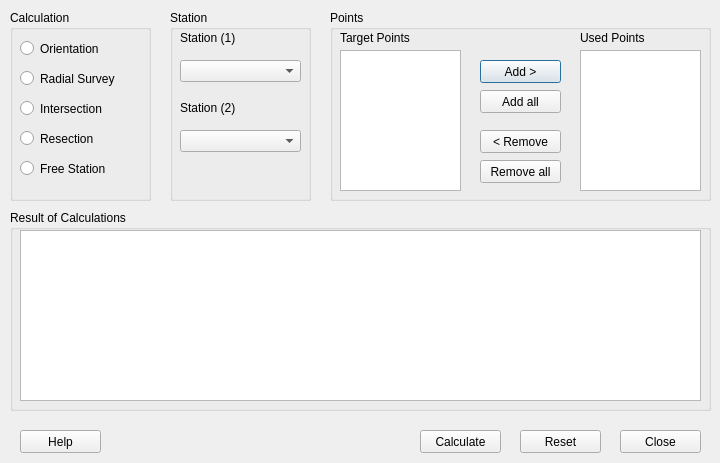
<?xml version="1.0" encoding="UTF-8"?>
<ui version="4.0">
 <class>SingleCalcDialog</class>
 <widget class="QDialog" name="SingleCalcDialog">
  <property name="geometry">
   <rect>
    <x>0</x>
    <y>0</y>
    <width>720</width>
    <height>463</height>
   </rect>
  </property>
  <property name="sizePolicy">
   <sizepolicy hsizetype="Fixed" vsizetype="Fixed">
    <horstretch>0</horstretch>
    <verstretch>0</verstretch>
   </sizepolicy>
  </property>
  <property name="minimumSize">
   <size>
    <width>720</width>
    <height>463</height>
   </size>
  </property>
  <property name="maximumSize">
   <size>
    <width>720</width>
    <height>463</height>
   </size>
  </property>
  <property name="windowTitle">
   <string>Single Point Calculations</string>
  </property>
  <widget class="QGroupBox" name="RadioGroup">
   <property name="geometry">
    <rect>
     <x>10</x>
     <y>10</y>
     <width>141</width>
     <height>191</height>
    </rect>
   </property>
   <property name="sizePolicy">
    <sizepolicy hsizetype="Fixed" vsizetype="Fixed">
     <horstretch>0</horstretch>
     <verstretch>0</verstretch>
    </sizepolicy>
   </property>
   <property name="title">
    <string>Calculation</string>
   </property>
   <property name="flat">
    <bool>false</bool>
   </property>
   <property name="checkable">
    <bool>false</bool>
   </property>
   <widget class="QRadioButton" name="OrientRadio">
    <property name="geometry">
     <rect>
      <x>10</x>
      <y>30</y>
      <width>151</width>
      <height>17</height>
     </rect>
    </property>
    <property name="sizePolicy">
     <sizepolicy hsizetype="Fixed" vsizetype="Fixed">
      <horstretch>0</horstretch>
      <verstretch>0</verstretch>
     </sizepolicy>
    </property>
    <property name="toolTip">
     <string>Calculate orientation angle  on stations</string>
    </property>
    <property name="text">
     <string>Orientation</string>
    </property>
    <attribute name="buttonGroup">
     <string notr="true">radioButtonGroup</string>
    </attribute>
   </widget>
   <widget class="QRadioButton" name="RadialRadio">
    <property name="geometry">
     <rect>
      <x>10</x>
      <y>60</y>
      <width>161</width>
      <height>17</height>
     </rect>
    </property>
    <property name="sizePolicy">
     <sizepolicy hsizetype="Fixed" vsizetype="Fixed">
      <horstretch>0</horstretch>
      <verstretch>0</verstretch>
     </sizepolicy>
    </property>
    <property name="text">
     <string>Radial Survey</string>
    </property>
    <attribute name="buttonGroup">
     <string notr="true">radioButtonGroup</string>
    </attribute>
   </widget>
   <widget class="QRadioButton" name="IntersectRadio">
    <property name="geometry">
     <rect>
      <x>10</x>
      <y>90</y>
      <width>151</width>
      <height>17</height>
     </rect>
    </property>
    <property name="sizePolicy">
     <sizepolicy hsizetype="Fixed" vsizetype="Fixed">
      <horstretch>0</horstretch>
      <verstretch>0</verstretch>
     </sizepolicy>
    </property>
    <property name="text">
     <string>Intersection</string>
    </property>
    <attribute name="buttonGroup">
     <string notr="true">radioButtonGroup</string>
    </attribute>
   </widget>
   <widget class="QRadioButton" name="ResectionRadio">
    <property name="geometry">
     <rect>
      <x>10</x>
      <y>120</y>
      <width>141</width>
      <height>17</height>
     </rect>
    </property>
    <property name="sizePolicy">
     <sizepolicy hsizetype="Fixed" vsizetype="Fixed">
      <horstretch>0</horstretch>
      <verstretch>0</verstretch>
     </sizepolicy>
    </property>
    <property name="text">
     <string>Resection</string>
    </property>
    <attribute name="buttonGroup">
     <string notr="true">radioButtonGroup</string>
    </attribute>
   </widget>
   <widget class="QRadioButton" name="FreeRadio">
    <property name="geometry">
     <rect>
      <x>10</x>
      <y>150</y>
      <width>141</width>
      <height>17</height>
     </rect>
    </property>
    <property name="sizePolicy">
     <sizepolicy hsizetype="Fixed" vsizetype="Fixed">
      <horstretch>0</horstretch>
      <verstretch>0</verstretch>
     </sizepolicy>
    </property>
    <property name="text">
     <string>Free Station</string>
    </property>
    <attribute name="buttonGroup">
     <string notr="true">radioButtonGroup</string>
    </attribute>
   </widget>
  </widget>
  <widget class="QGroupBox" name="PointsGroup">
   <property name="geometry">
    <rect>
     <x>330</x>
     <y>10</y>
     <width>381</width>
     <height>191</height>
    </rect>
   </property>
   <property name="sizePolicy">
    <sizepolicy hsizetype="Fixed" vsizetype="Fixed">
     <horstretch>0</horstretch>
     <verstretch>0</verstretch>
    </sizepolicy>
   </property>
   <property name="title">
    <string>Points</string>
   </property>
   <widget class="QPushButton" name="AddButton">
    <property name="geometry">
     <rect>
      <x>150</x>
      <y>50</y>
      <width>81</width>
      <height>23</height>
     </rect>
    </property>
    <property name="sizePolicy">
     <sizepolicy hsizetype="Fixed" vsizetype="Fixed">
      <horstretch>0</horstretch>
      <verstretch>0</verstretch>
     </sizepolicy>
    </property>
    <property name="text">
     <string>Add &gt;</string>
    </property>
   </widget>
   <widget class="QPushButton" name="AddAllButton">
    <property name="geometry">
     <rect>
      <x>150</x>
      <y>80</y>
      <width>81</width>
      <height>23</height>
     </rect>
    </property>
    <property name="sizePolicy">
     <sizepolicy hsizetype="Fixed" vsizetype="Fixed">
      <horstretch>0</horstretch>
      <verstretch>0</verstretch>
     </sizepolicy>
    </property>
    <property name="text">
     <string>Add all</string>
    </property>
   </widget>
   <widget class="QPushButton" name="RemoveButton">
    <property name="geometry">
     <rect>
      <x>150</x>
      <y>120</y>
      <width>81</width>
      <height>23</height>
     </rect>
    </property>
    <property name="sizePolicy">
     <sizepolicy hsizetype="Fixed" vsizetype="Fixed">
      <horstretch>0</horstretch>
      <verstretch>0</verstretch>
     </sizepolicy>
    </property>
    <property name="text">
     <string>&lt; Remove</string>
    </property>
   </widget>
   <widget class="QPushButton" name="RemoveAllButton">
    <property name="geometry">
     <rect>
      <x>150</x>
      <y>150</y>
      <width>81</width>
      <height>23</height>
     </rect>
    </property>
    <property name="sizePolicy">
     <sizepolicy hsizetype="Fixed" vsizetype="Fixed">
      <horstretch>0</horstretch>
      <verstretch>0</verstretch>
     </sizepolicy>
    </property>
    <property name="text">
     <string>Remove all</string>
    </property>
   </widget>
   <widget class="QLabel" name="TargetPointsLabel">
    <property name="geometry">
     <rect>
      <x>10</x>
      <y>20</y>
      <width>121</width>
      <height>16</height>
     </rect>
    </property>
    <property name="sizePolicy">
     <sizepolicy hsizetype="Fixed" vsizetype="Fixed">
      <horstretch>0</horstretch>
      <verstretch>0</verstretch>
     </sizepolicy>
    </property>
    <property name="text">
     <string>Target Points</string>
    </property>
   </widget>
   <widget class="QLabel" name="UsedPointsLabel">
    <property name="geometry">
     <rect>
      <x>250</x>
      <y>20</y>
      <width>121</width>
      <height>16</height>
     </rect>
    </property>
    <property name="sizePolicy">
     <sizepolicy hsizetype="Fixed" vsizetype="Fixed">
      <horstretch>0</horstretch>
      <verstretch>0</verstretch>
     </sizepolicy>
    </property>
    <property name="text">
     <string>Used Points</string>
    </property>
   </widget>
   <widget class="QListWidget" name="SourceList">
    <property name="geometry">
     <rect>
      <x>10</x>
      <y>40</y>
      <width>121</width>
      <height>141</height>
     </rect>
    </property>
    <property name="sizePolicy">
     <sizepolicy hsizetype="Fixed" vsizetype="Fixed">
      <horstretch>0</horstretch>
      <verstretch>0</verstretch>
     </sizepolicy>
    </property>
    <property name="selectionMode">
     <enum>QAbstractItemView::ExtendedSelection</enum>
    </property>
   </widget>
   <widget class="QListWidget" name="TargetList">
    <property name="geometry">
     <rect>
      <x>250</x>
      <y>40</y>
      <width>121</width>
      <height>141</height>
     </rect>
    </property>
    <property name="sizePolicy">
     <sizepolicy hsizetype="Fixed" vsizetype="Fixed">
      <horstretch>0</horstretch>
      <verstretch>0</verstretch>
     </sizepolicy>
    </property>
    <property name="selectionMode">
     <enum>QAbstractItemView::ExtendedSelection</enum>
    </property>
   </widget>
  </widget>
  <widget class="QGroupBox" name="ResultGroup">
   <property name="geometry">
    <rect>
     <x>10</x>
     <y>210</y>
     <width>701</width>
     <height>201</height>
    </rect>
   </property>
   <property name="sizePolicy">
    <sizepolicy hsizetype="Fixed" vsizetype="Fixed">
     <horstretch>0</horstretch>
     <verstretch>0</verstretch>
    </sizepolicy>
   </property>
   <property name="title">
    <string>Result of Calculations</string>
   </property>
   <widget class="QTextBrowser" name="ResultTextBrowser">
    <property name="geometry">
     <rect>
      <x>10</x>
      <y>20</y>
      <width>681</width>
      <height>171</height>
     </rect>
    </property>
    <property name="sizePolicy">
     <sizepolicy hsizetype="Fixed" vsizetype="Fixed">
      <horstretch>0</horstretch>
      <verstretch>0</verstretch>
     </sizepolicy>
    </property>
    <property name="font">
     <font>
      <family>Courier New</family>
     </font>
    </property>
   </widget>
  </widget>
  <widget class="QGroupBox" name="StationGroup">
   <property name="geometry">
    <rect>
     <x>170</x>
     <y>10</y>
     <width>141</width>
     <height>191</height>
    </rect>
   </property>
   <property name="sizePolicy">
    <sizepolicy hsizetype="Fixed" vsizetype="Fixed">
     <horstretch>0</horstretch>
     <verstretch>0</verstretch>
    </sizepolicy>
   </property>
   <property name="title">
    <string>Station</string>
   </property>
   <widget class="QComboBox" name="Station1Combo">
    <property name="geometry">
     <rect>
      <x>10</x>
      <y>50</y>
      <width>121</width>
      <height>22</height>
     </rect>
    </property>
    <property name="sizePolicy">
     <sizepolicy hsizetype="Fixed" vsizetype="Fixed">
      <horstretch>0</horstretch>
      <verstretch>0</verstretch>
     </sizepolicy>
    </property>
   </widget>
   <widget class="QLabel" name="Station1Label">
    <property name="geometry">
     <rect>
      <x>10</x>
      <y>20</y>
      <width>121</width>
      <height>16</height>
     </rect>
    </property>
    <property name="sizePolicy">
     <sizepolicy hsizetype="Fixed" vsizetype="Fixed">
      <horstretch>0</horstretch>
      <verstretch>0</verstretch>
     </sizepolicy>
    </property>
    <property name="text">
     <string>Station (1)</string>
    </property>
   </widget>
   <widget class="QLabel" name="Station2Label">
    <property name="geometry">
     <rect>
      <x>10</x>
      <y>90</y>
      <width>111</width>
      <height>16</height>
     </rect>
    </property>
    <property name="sizePolicy">
     <sizepolicy hsizetype="Fixed" vsizetype="Fixed">
      <horstretch>0</horstretch>
      <verstretch>0</verstretch>
     </sizepolicy>
    </property>
    <property name="text">
     <string>Station (2)</string>
    </property>
   </widget>
   <widget class="QComboBox" name="Station2Combo">
    <property name="geometry">
     <rect>
      <x>10</x>
      <y>120</y>
      <width>121</width>
      <height>22</height>
     </rect>
    </property>
    <property name="sizePolicy">
     <sizepolicy hsizetype="Fixed" vsizetype="Fixed">
      <horstretch>0</horstretch>
      <verstretch>0</verstretch>
     </sizepolicy>
    </property>
   </widget>
  </widget>
  <widget class="QPushButton" name="CalcButton">
   <property name="geometry">
    <rect>
     <x>420</x>
     <y>430</y>
     <width>81</width>
     <height>23</height>
    </rect>
   </property>
   <property name="sizePolicy">
    <sizepolicy hsizetype="Fixed" vsizetype="Fixed">
     <horstretch>0</horstretch>
     <verstretch>0</verstretch>
    </sizepolicy>
   </property>
   <property name="text">
    <string>Calculate</string>
   </property>
  </widget>
  <widget class="QPushButton" name="HelpButton">
   <property name="geometry">
    <rect>
     <x>20</x>
     <y>430</y>
     <width>81</width>
     <height>23</height>
    </rect>
   </property>
   <property name="sizePolicy">
    <sizepolicy hsizetype="Fixed" vsizetype="Fixed">
     <horstretch>0</horstretch>
     <verstretch>0</verstretch>
    </sizepolicy>
   </property>
   <property name="text">
    <string>Help</string>
   </property>
  </widget>
  <widget class="QPushButton" name="ResetButton">
   <property name="geometry">
    <rect>
     <x>520</x>
     <y>430</y>
     <width>81</width>
     <height>23</height>
    </rect>
   </property>
   <property name="sizePolicy">
    <sizepolicy hsizetype="Fixed" vsizetype="Fixed">
     <horstretch>0</horstretch>
     <verstretch>0</verstretch>
    </sizepolicy>
   </property>
   <property name="text">
    <string>Reset</string>
   </property>
  </widget>
  <widget class="QPushButton" name="CloseButton">
   <property name="geometry">
    <rect>
     <x>620</x>
     <y>430</y>
     <width>81</width>
     <height>23</height>
    </rect>
   </property>
   <property name="sizePolicy">
    <sizepolicy hsizetype="Fixed" vsizetype="Fixed">
     <horstretch>0</horstretch>
     <verstretch>0</verstretch>
    </sizepolicy>
   </property>
   <property name="text">
    <string>Close</string>
   </property>
  </widget>
 </widget>
 <tabstops>
  <tabstop>OrientRadio</tabstop>
  <tabstop>RadialRadio</tabstop>
  <tabstop>IntersectRadio</tabstop>
  <tabstop>ResectionRadio</tabstop>
  <tabstop>FreeRadio</tabstop>
  <tabstop>Station1Combo</tabstop>
  <tabstop>Station2Combo</tabstop>
  <tabstop>AddButton</tabstop>
  <tabstop>AddAllButton</tabstop>
  <tabstop>RemoveButton</tabstop>
  <tabstop>RemoveAllButton</tabstop>
  <tabstop>HelpButton</tabstop>
  <tabstop>CalcButton</tabstop>
  <tabstop>ResetButton</tabstop>
  <tabstop>CloseButton</tabstop>
 </tabstops>
 <resources/>
 <connections/>
 <buttongroups>
  <buttongroup name="radioButtonGroup"/>
 </buttongroups>
</ui>
